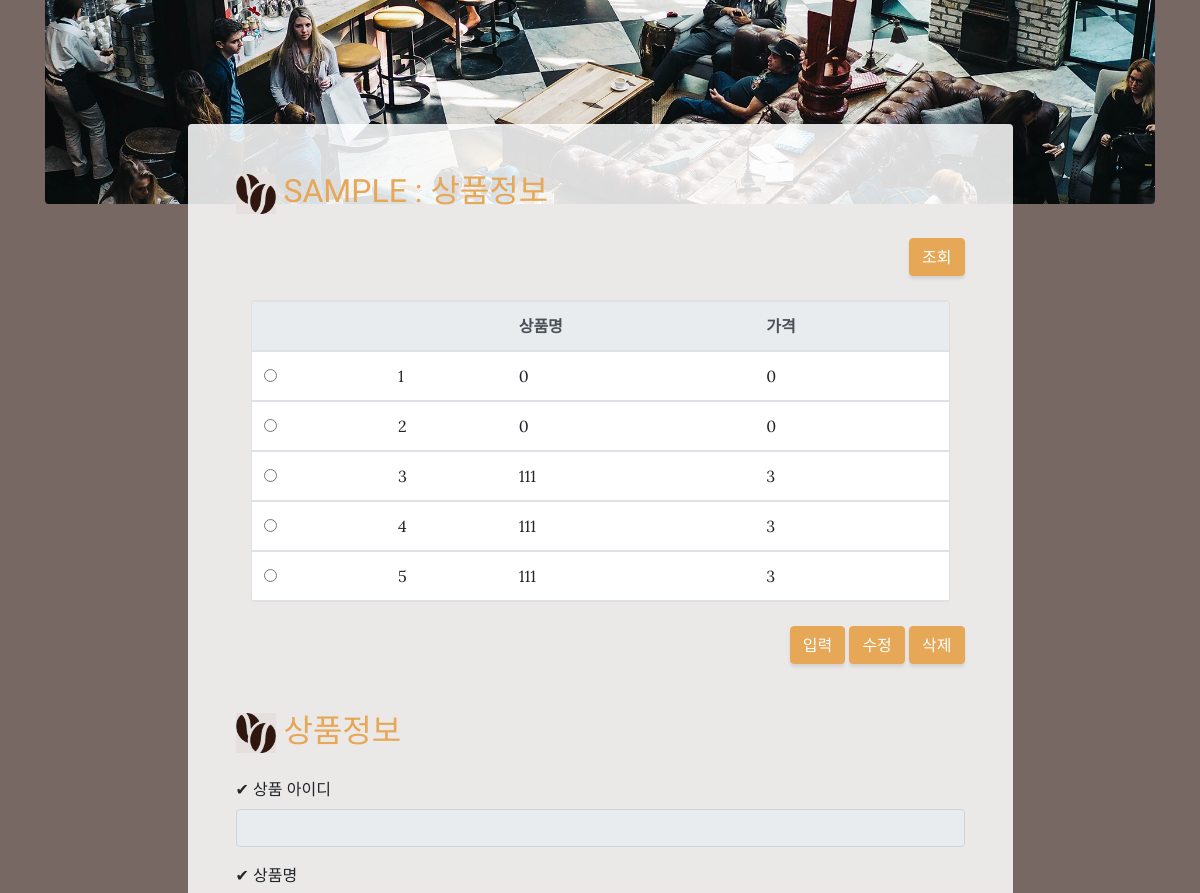
The app's page /maple/serchProduct/ (middle part), older data.
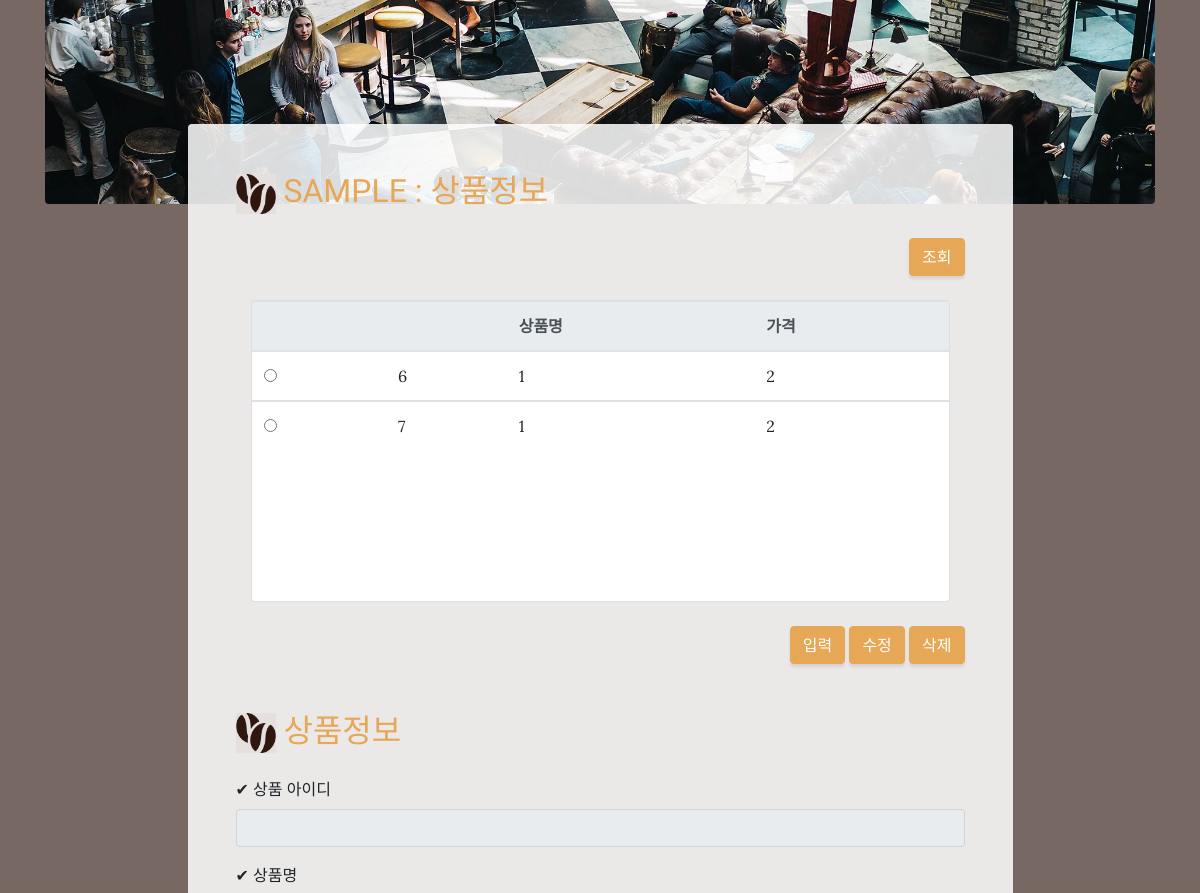
The same page, newer data.
### mapleApp/models.py (models this page shows)
class SampleProduct(models.Model):
    pd_name = models.CharField(max_length=100)
    pd_price = models.IntegerField(default=0)
    def __str__(self):
        return self.pd_name+" , "+str(self.pd_price)

### mapleApp/views.py (the view)
# urls.py: path('serchProduct/', views.serchProduct  ,name='serchProduct'),
def serchProduct(request):
    print('*> serchProduct :')
    producs = SampleProduct.objects.all()
    print('producs',producs)
    context = {'producs': producs}
    return render(request, 'sample_crud.html', context)

### mapleApp/templates/sample_crud.html (shortened to what this page needs)
<!DOCTYPE html>
{% load static%}
<html lang="en">
<head>
  <link href="{% static 'vendor/bootstrap/css/bootstrap.min.css'%}" rel="stylesheet">
  <link href="{% static 'css/business-casual.min.css'  %}" rel="stylesheet">
</head>
<body>
  <section class="page-section about-heading">
    <div class="container">
      <img class="img-fluid rounded about-heading-img mb-3 mb-lg-0" src="img/about.jpg" alt="">
      <div class="about-heading-content">
        <div class="row">
          <div class="col-xl-9 col-lg-10 mx-auto">
            <div class="bg-faded rounded p-5">
              <h2 class="section-heading mb-4">
                <img  src="{% static 'img/cafe_icon3.png'%}" width="40" height="40">
                <span class="text-uppercase text-primary"> SAMPLE : 상품정보 </span>
              </h2>
              <div class="intro-button" align="right">
                <button type="submit" class="btn btn-primary" id="serchBtn1">조회</button>
              </div>
              <br>
{%if producs %}
              <div class="container d-flex justify-content-center mt-50 mb-50">
                <div class="card w-100">
                  <div class="table-responsive">
                    <div style="width:100%; height:300px; overflow:auto ">
                    <table class="table table-hover ">
                      <thead class="thead-light">
                        <tr>
                          <th> </th>
                          <th scope="col"></th>
                          <th scope="col">상품명</th>
                          <th scope="col">가격</th>
                        </tr>
                      </thead>
{%  for produc in  producs   %}
                      <tbody>
                        <tr>
                          <td> <input  type="radio" name="radioValue" value="{{produc.id}}"> </td>
                          <td id="pId_{{produc.id}}">{{produc.id}}</td>
                          <td id="pName_{{produc.id}}" >{{produc.pd_name}}</td>
                          <td id="pPrice_{{produc.id}}">{{produc.pd_price}}</td>
                        </tr>
{%    endfor    %}
                      </tbody>
                    </table>
                    </div>
                  </div>
                </div>
              </div>
 {% else %}
       <p>  데이터가 존재하지 않습니다. </p>
 {% endif %}
              <br>
              <div class="intro-button" align="right">
                <button type="submit" class="btn btn-primary" id="inputBtn2">입력</button>
                <button type="submit" class="btn btn-primary" id="modiBtn2">수정</button>
                <button type="submit" class="btn btn-primary" id="delBtn2">삭제</button>
              </div>
              <br>
              <h2 class="section-heading mb-4">
                <img  src="{% static 'img/cafe_icon3.png'%}" width="40" height="40">
                <span class="text-uppercase text-primary" > 상품정보 </span>
              </h2>
              <section class="content">
                <div class="row">
                  <div class="col-md-12">
                    <div class="box box-primary">
                      <form id="regForm"  method="post" action="{% url 'insertProduct' %}" >
                        <div class="box-body">
                          <div class="form-group">
                            <label for="exampleInputEmail1"> ✔ 상품 아이디 </label>
                              <input type="text" readonly="readonly"
                                id='id' class="form-control" placeholder="">
                          </div>
                          <div class="form-group">
                            <label for="exampleInputEmail1"> ✔ 상품명 </label>
                          </div>
                        </div>
                      </form>
                    </div>
                  </div>
                </div>
              </section>
              <br>
              <br>
            </div>
          </div>
        </div>
      </div>
    </div>
  </section>
</body>
</html>

Row changes from the older to the newer data that the page shows:
removed SampleProduct: id "1", pd_name "0", pd_price "0"
removed SampleProduct: id "2", pd_name "0", pd_price "0"
removed SampleProduct: id "3", pd_name "111", pd_price "3"
removed SampleProduct: id "4", pd_name "111", pd_price "3"
removed SampleProduct: id "5", pd_name "111", pd_price "3"
now on this page (row unchanged): SampleProduct: id "6", pd_name "1", pd_price "2"
now on this page (row unchanged): SampleProduct: id "7", pd_name "1", pd_price "2"
